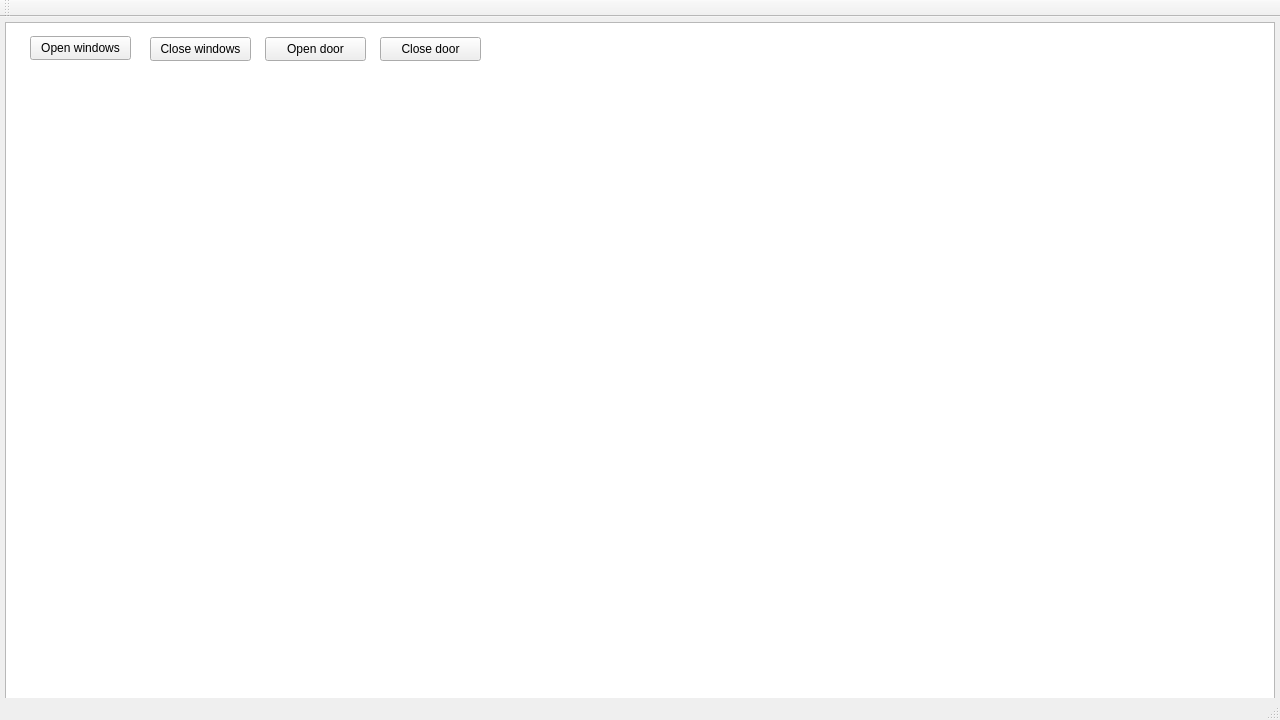
<?xml version="1.0" encoding="UTF-8"?>
<ui version="4.0">
 <class>mainwindowClass</class>
 <widget class="QMainWindow" name="mainwindowClass">
  <property name="geometry">
   <rect>
    <x>0</x>
    <y>0</y>
    <width>1280</width>
    <height>720</height>
   </rect>
  </property>
  <property name="windowTitle">
   <string>mainwindow</string>
  </property>
  <widget class="QWidget" name="centralWidget">
   <widget class="QGraphicsView" name="graphicsView">
    <property name="geometry">
     <rect>
      <x>5</x>
      <y>5</y>
      <width>1270</width>
      <height>770</height>
     </rect>
    </property>
   </widget>
   <widget class="QPushButton" name="pushButton">
    <property name="geometry">
     <rect>
      <x>30</x>
      <y>19</y>
      <width>101</width>
      <height>24</height>
     </rect>
    </property>
    <property name="text">
     <string>Open windows</string>
    </property>
   </widget>
   <widget class="QPushButton" name="pushButton_2">
    <property name="geometry">
     <rect>
      <x>150</x>
      <y>20</y>
      <width>101</width>
      <height>24</height>
     </rect>
    </property>
    <property name="text">
     <string>Close windows</string>
    </property>
   </widget>
   <widget class="QPushButton" name="pushButton_3">
    <property name="geometry">
     <rect>
      <x>265</x>
      <y>20</y>
      <width>101</width>
      <height>24</height>
     </rect>
    </property>
    <property name="text">
     <string>Open door</string>
    </property>
   </widget>
   <widget class="QPushButton" name="pushButton_4">
    <property name="geometry">
     <rect>
      <x>380</x>
      <y>20</y>
      <width>101</width>
      <height>24</height>
     </rect>
    </property>
    <property name="text">
     <string>Close door</string>
    </property>
   </widget>
  </widget>
  <widget class="QMenuBar" name="menuBar">
   <property name="geometry">
    <rect>
     <x>0</x>
     <y>0</y>
     <width>1280</width>
     <height>22</height>
    </rect>
   </property>
  </widget>
  <widget class="QToolBar" name="mainToolBar">
   <attribute name="toolBarArea">
    <enum>TopToolBarArea</enum>
   </attribute>
   <attribute name="toolBarBreak">
    <bool>false</bool>
   </attribute>
  </widget>
  <widget class="QStatusBar" name="statusBar"/>
 </widget>
 <layoutdefault spacing="6" margin="11"/>
 <resources>
  <include location="mainwindow.qrc"/>
 </resources>
 <connections/>
</ui>
